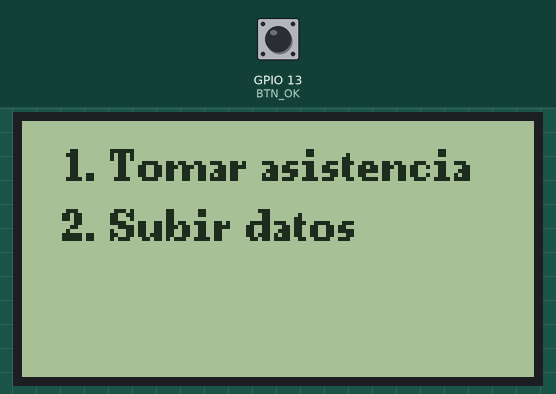
This sketch was run on a simulated ESP32. On the bench: 128×64 one-colour display. The test bench sets the inputs (shaded band); at power-on: GPIO 13 (BTN_OK) HIGH.

Above: at 1.2 s.
1.3 s: GPIO 13 (BTN_OK) pulled LOW for 1 s
At 2.5 s:
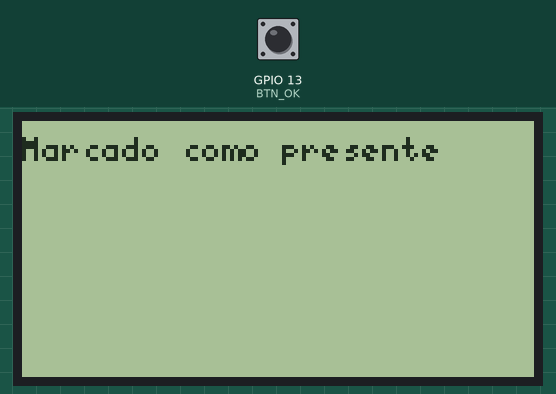
5.3 s: GPIO 13 (BTN_OK) pulled LOW for 0.15 s
At 7.43 s:
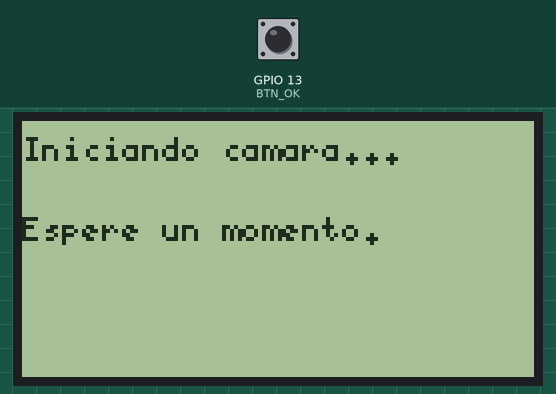
8.4 s: GPIO 13 (BTN_OK) pulled LOW for 3.2 s
At 8.9 s:
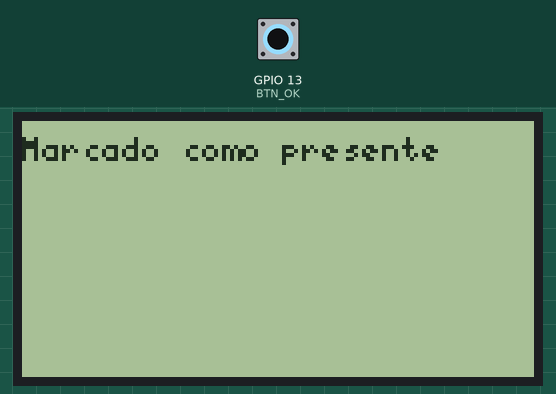
Timing chart, 0 to 11.4 s (numbered marks = the images above; inputs shaded):
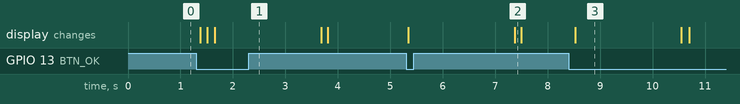

Measured:
- after the input at 1.3 s, the display: first changes after 0.08 s (image 1 shows a later state)
- after the input at 5.3 s, the display: first changes at once (image 2 shows a later state)
- after the input at 8.4 s, the display: changes after 0.12 s (image 3)
- what the display in image 3 shows lasts 2.1 s, from 8.5 s to 10.6 s

The sketch:

asistencia_base.ino
```cpp
#include <Arduino.h>
#include <U8g2lib.h>
#include <SPI.h>
#include <Wire.h>

// ST7920 128x64 display (connected via SPI software)
U8G2_ST7920_128X64_F_SW_SPI u8g2(U8G2_R0, /* clock=*/ 18, /* data=*/ 23, /* CS=*/ 5, /* reset=*/ U8X8_PIN_NONE);

// Botones (definí los pines según tu conexión)
#define BTN_UP     32
#define BTN_DOWN   33
#define BTN_LEFT   34
#define BTN_RIGHT  35
#define BTN_OK     13
#define BTN_CANCEL 12
#define BTN_POWER  14

// Estado del sistema
enum Estado {MENU_PRINCIPAL, SELECCION_CURSO, TOMA_ASISTENCIA, SUBIDA_DATOS};
Estado estadoActual = MENU_PRINCIPAL;

void setup() {
  Serial.begin(115200);
  u8g2.begin();

  // Configurar pines de botones
  pinMode(BTN_UP, INPUT_PULLUP);
  pinMode(BTN_DOWN, INPUT_PULLUP);
  pinMode(BTN_LEFT, INPUT_PULLUP);
  pinMode(BTN_RIGHT, INPUT_PULLUP);
  pinMode(BTN_OK, INPUT_PULLUP);
  pinMode(BTN_CANCEL, INPUT_PULLUP);
  pinMode(BTN_POWER, INPUT_PULLUP);

  mostrarMenuPrincipal();
}

void loop() {
  switch (estadoActual) {
    case MENU_PRINCIPAL:
      if (botonPresionado(BTN_OK)) {
        estadoActual = SELECCION_CURSO;
        mostrarSeleccionCurso();
      }
      break;
    case SELECCION_CURSO:
      if (botonPresionado(BTN_OK)) {
        estadoActual = TOMA_ASISTENCIA;
        mostrarTomaAsistencia();
      }
      break;
    case TOMA_ASISTENCIA:
      tomarAsistencia();
      break;
    case SUBIDA_DATOS:
      subirDatos();
      break;
  }

  delay(100);
}

bool botonPresionado(int pin) {
  return digitalRead(pin) == LOW;
}

void mostrarMenuPrincipal() {
  u8g2.clearBuffer();
  u8g2.setFont(u8g2_font_ncenB08_tr);
  u8g2.drawStr(10, 15, "1. Tomar asistencia");
  u8g2.drawStr(10, 30, "2. Subir datos");
  u8g2.sendBuffer();
}

void mostrarSeleccionCurso() {
  u8g2.clearBuffer();
  u8g2.setFont(u8g2_font_5x8_tf);
  u8g2.drawStr(0, 10, "Curso: 6BT");
  u8g2.drawStr(0, 20, "Turno: Tarde");
  u8g2.drawStr(0, 30, "Fecha: 14/04/2025");
  u8g2.drawStr(0, 50, "Presione OK para iniciar");
  u8g2.sendBuffer();
}

void mostrarTomaAsistencia() {
  u8g2.clearBuffer();
  u8g2.setFont(u8g2_font_5x8_tf);
  u8g2.drawStr(0, 10, "Iniciando camara...");
  u8g2.drawStr(0, 30, "Espere un momento.");
  u8g2.sendBuffer();
}

void tomarAsistencia() {
  // Aquí iría la integración con Edge Impulse
  u8g2.clearBuffer();
  u8g2.setFont(u8g2_font_5x8_tf);
  u8g2.drawStr(0, 10, "Reconociendo rostro...");
  u8g2.drawStr(0, 30, "Resultado: Juan Perez");
  u8g2.drawStr(0, 50, "[OK] Confirmar");
  u8g2.sendBuffer();

  // Simulamos confirmación
  if (botonPresionado(BTN_OK)) {
    u8g2.clearBuffer();
    u8g2.drawStr(0, 10, "Marcado como presente");
    u8g2.sendBuffer();
    delay(2000);
    mostrarTomaAsistencia(); // siguiente alumno
  }
}

void subirDatos() {
  u8g2.clearBuffer();
  u8g2.setFont(u8g2_font_5x8_tf);
  u8g2.drawStr(0, 10, "Subiendo datos...");
  u8g2.drawStr(0, 30, "Espere un momento.");
  u8g2.sendBuffer();

  delay(3000);
  mostrarMenuPrincipal();
  estadoActual = MENU_PRINCIPAL;
}
```
